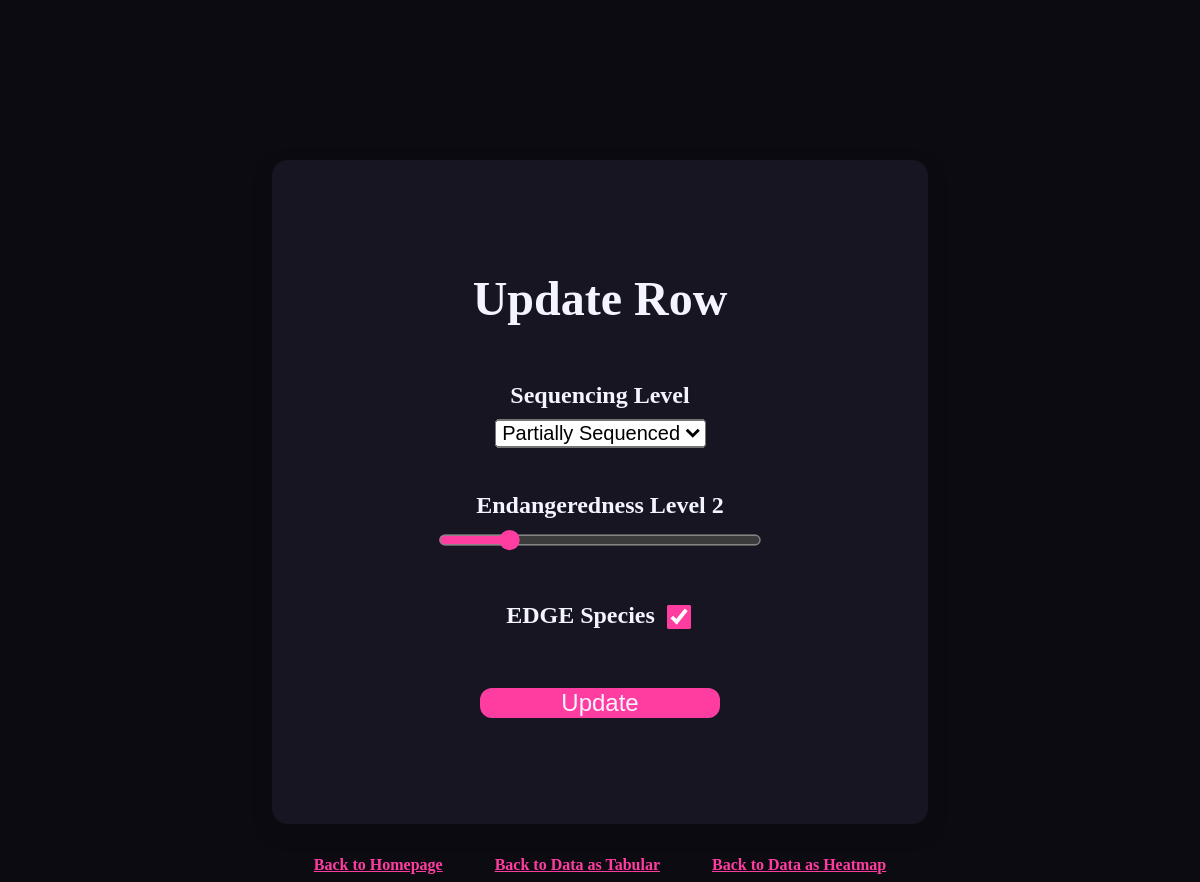
The page /update/4/ on the database its author committed.
### app.py (models this page shows)
class Genome(db.Model):
    id = db.Column(db.Integer, primary_key=True)
    seq = db.Column(db.String(20), nullable=False)
    endangered = db.Column(db.Integer)
    is_edge = db.Column(db.Boolean)

### app.py (the view)
@app.route('/update/<int:id>/', methods=['GET','POST'])
def update(id:int):
    update_genome = Genome.query.get_or_404(id)
    if request.method == 'POST':
        update_genome.seq = request.form['sequencing_level']
        update_genome.endangered = request.form['endangeredness_level']
        update_genome.is_edge = 'edge' in request.form
        try:
            db.session.commit()
            return redirect('/data/table/')
        except Exception as e:
            print(f'error: {e}')
            return f'error: {e}'
    else:
        return render_template('update.html', genome=update_genome)

### templates/update.html (shortened to what this page needs)
{% extends 'layout.html' %}
{% block body %}
<form class="form-card update-card" action="/update/{{genome.id}}/" method="post">
    <h1>Update Row</h1>
    <div class="form-group">
        <label for="seq">Sequencing Level</label>
        <select id="seq" name="sequencing_level">
            {% if genome.seq == 'Fully Sequenced' %}
                <option value="Not Sequenced">Not Sequenced</option>
                <option value="Partially Sequenced">Partially Sequenced</option>
                <option value="Fully Sequenced" selected>Fully Sequenced</option>
            {% elif genome.seq == 'Partially Sequenced' %}
                <option value="Partially Sequenced" selected>Partially Sequenced</option>
            {% else %}
                <option value="Not Sequenced" selected>Not Sequenced</option>
                <option value="Partially Sequenced">Partially Sequenced</option>
                <option value="Fully Sequenced">Fully Sequenced</option>
            {% endif %}
        </select>
    </div>
    <div class="form-group">
        <label for="endangered">Endangeredness Level <span id="valueDisplay">{{genome.endangered}}</span></label>
        <input type="range" id="endangered" name="endangeredness_level" min="0" max="10" value="{{genome.endangered}}" oninput="valueDisplay.textContent = this.value">
    </div>
    <div class="form-group checkbox-row">
        <label for="edge">EDGE Species</label>
        {% if genome.is_edge %}
            <input type="checkbox" id="edge" name="edge" checked>
        {% else %}
            <input type="checkbox" id="edge" name="edge">
        {% endif %}
    </div>
    <button type="submit">Update</button>
</form>
<div class="index-bottom">
    <a href="/">Back to Homepage</a>
    <a href="/data/table/">Back to Data as Tabular</a>
    <a href="/data/map/">Back to Data as Heatmap</a>
</div>
{% endblock %}

### static/styles.css (style rules this page uses)
body { background-color: rgb(12, 11, 18); color: rgb(244, 244, 255); margin-top: 5em; }
h1 { margin-bottom: 1em; font-family: Georgia, "Times New Roman", Times, serif; }
a { color: rgb(255, 61, 161); font-weight: bold; }
.index-bottom { margin-top: 2rem; }
.index-bottom a { padding-left: 1.5rem; padding-right: 1.5rem; }
.form-card { margin: auto; margin-top: 3em; background: rgb(22, 21, 33); padding: 2rem; border-radius: 16px; box-shadow: 0 8px 24px rgba(0, 0, 0, 0.1); width: 35%; font-size: 1.25rem; }
.form-group { margin-bottom: 1.25rem; accent-color: rgb(255, 61, 161); }
label { display: block; margin-bottom: 0.5rem; font-weight: bold; }
input[type=range] { width: 15rem; color: rgb(255, 61, 161); }
.checkbox-row { display: flex; justify-content: center; gap: 0.5rem; }
.checkbox-row input[type=checkbox] { width: 1.1rem; height: 1.1rem; }
.form-card button { width: 10rem; border: none; border-radius: 8px; background: rgb(255, 61, 161); color: rgb(244, 244, 255); font-size: 1rem; cursor: pointer; transition: background 0.2s; }
.update-card { margin-top: 10rem; display: flex; justify-content: center; align-items: center; flex-direction: column; width: 50%; height: 600px; font-size: 1.5rem; }
.update-card h1 { margin: 0; margin-bottom: 2rem; }
.update-card div { margin-top: 1.5rem; margin-bottom: 1.5rem; }
.update-card .checkbox-row input[type=checkbox] { width: 1.5rem; height: 1.5rem; }
.update-card .checkbox-row { display: flexbox; }
.update-card select { scale: 1.5; }
.update-card input[type=range] { scale: 1.35; }
.update-card button { scale: 1.5; margin-top: 2rem; }

### rows shown on the page
Genome: sequencing_level "Partially Sequenced", endangered "2", endangeredness_level "2"
